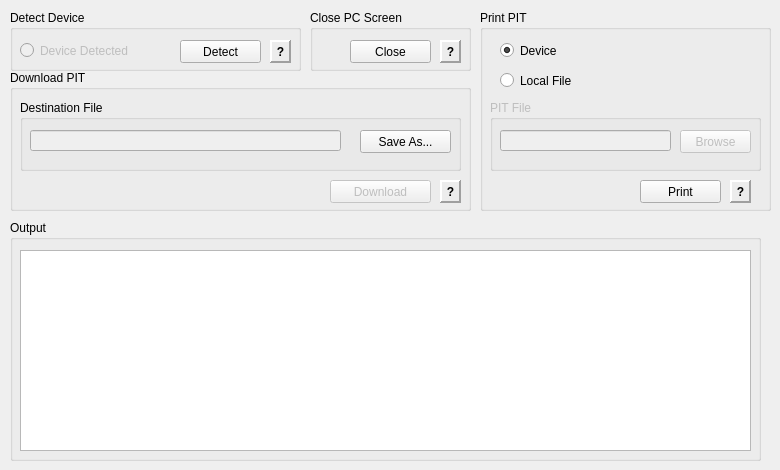
    <widget class="QWidget" name="tab">
     <attribute name="title">
      <string>Utilities</string>
     </attribute>
     <widget class="QGroupBox" name="downloadPitGroup">
      <property name="geometry">
       <rect>
        <x>10</x>
        <y>70</y>
        <width>461</width>
        <height>141</height>
       </rect>
      </property>
      <property name="title">
       <string>Download PIT</string>
      </property>
      <widget class="QGroupBox" name="pitDestinationGroup">
       <property name="geometry">
        <rect>
         <x>10</x>
         <y>30</y>
         <width>441</width>
         <height>71</height>
        </rect>
       </property>
       <property name="title">
        <string>Destination File</string>
       </property>
       <widget class="QLineEdit" name="pitDestinationLineEdit">
        <property name="enabled">
         <bool>false</bool>
        </property>
        <property name="geometry">
         <rect>
          <x>10</x>
          <y>30</y>
          <width>311</width>
          <height>21</height>
         </rect>
        </property>
        <property name="readOnly">
         <bool>true</bool>
        </property>
       </widget>
       <widget class="QPushButton" name="pitSaveAsButton">
        <property name="enabled">
         <bool>true</bool>
        </property>
        <property name="geometry">
         <rect>
          <x>340</x>
          <y>30</y>
          <width>91</width>
          <height>23</height>
         </rect>
        </property>
        <property name="focusPolicy">
         <enum>Qt::FocusPolicy::NoFocus</enum>
        </property>
        <property name="text">
         <string>Save As...</string>
        </property>
       </widget>
      </widget>
      <widget class="QPushButton" name="downloadPitButton">
       <property name="enabled">
        <bool>false</bool>
       </property>
       <property name="geometry">
        <rect>
         <x>320</x>
         <y>110</y>
         <width>101</width>
         <height>23</height>
        </rect>
       </property>
       <property name="focusPolicy">
        <enum>Qt::FocusPolicy::NoFocus</enum>
       </property>
       <property name="text">
        <string>Download</string>
       </property>
      </widget>
      <widget class="QLabel" name="downloadPitTipLabel">
       <property name="geometry">
        <rect>
         <x>430</x>
         <y>110</y>
         <width>21</width>
         <height>23</height>
        </rect>
       </property>
       <property name="font">
        <font>
         <bold>true</bold>
        </font>
       </property>
       <property name="toolTip">
        <string notr="true">Download and save a device's PIT file.</string>
       </property>
       <property name="frameShape">
        <enum>QFrame::Shape::Panel</enum>
       </property>
       <property name="frameShadow">
        <enum>QFrame::Shadow::Raised</enum>
       </property>
       <property name="lineWidth">
        <number>2</number>
       </property>
       <property name="midLineWidth">
        <number>0</number>
       </property>
       <property name="text">
        <string>?</string>
       </property>
       <property name="alignment">
        <set>Qt::AlignmentFlag::AlignCenter</set>
       </property>
      </widget>
     </widget>
     <widget class="QGroupBox" name="outputGroup">
      <property name="geometry">
       <rect>
        <x>10</x>
        <y>220</y>
        <width>751</width>
        <height>241</height>
       </rect>
      </property>
      <property name="title">
       <string>Output</string>
      </property>
      <widget class="QPlainTextEdit" name="utilityOutputPlainTextEdit">
       <property name="enabled">
        <bool>true</bool>
       </property>
       <property name="geometry">
        <rect>
         <x>10</x>
         <y>30</y>
         <width>731</width>
         <height>201</height>
        </rect>
       </property>
       <property name="undoRedoEnabled">
        <bool>false</bool>
       </property>
       <property name="readOnly">
        <bool>true</bool>
       </property>
       <property name="plainText">
        <string notr="true"/>
       </property>
      </widget>
     </widget>
     <widget class="QGroupBox" name="detectDeviceGroup">
      <property name="geometry">
       <rect>
        <x>10</x>
        <y>10</y>
        <width>291</width>
        <height>61</height>
       </rect>
      </property>
      <property name="title">
       <string>Detect Device</string>
      </property>
      <widget class="QPushButton" name="detectDeviceButton">
       <property name="geometry">
        <rect>
         <x>170</x>
         <y>30</y>
         <width>81</width>
         <height>23</height>
        </rect>
       </property>
       <property name="focusPolicy">
        <enum>Qt::FocusPolicy::NoFocus</enum>
       </property>
       <property name="toolTip">
        <string/>
       </property>
       <property name="text">
        <string>Detect</string>
       </property>
      </widget>
      <widget class="QRadioButton" name="deviceDetectedRadioButton">
       <property name="enabled">
        <bool>false</bool>
       </property>
       <property name="geometry">
        <rect>
         <x>10</x>
         <y>30</y>
         <width>151</width>
         <height>21</height>
        </rect>
       </property>
       <property name="text">
        <string>Device Detected</string>
       </property>
       <property name="checkable">
        <bool>true</bool>
       </property>
      </widget>
      <widget class="QLabel" name="detectDeviceTipLabel">
       <property name="enabled">
        <bool>true</bool>
       </property>
       <property name="geometry">
        <rect>
         <x>260</x>
         <y>30</y>
         <width>21</width>
         <height>23</height>
        </rect>
       </property>
       <property name="font">
        <font>
         <bold>true</bold>
        </font>
       </property>
       <property name="toolTip">
        <string notr="true">Detect whether or not a device is connected in download mode.</string>
       </property>
       <property name="statusTip">
        <string notr="true"/>
       </property>
       <property name="whatsThis">
        <string notr="true"/>
       </property>
       <property name="frameShape">
        <enum>QFrame::Shape::Panel</enum>
       </property>
       <property name="frameShadow">
        <enum>QFrame::Shadow::Raised</enum>
       </property>
       <property name="lineWidth">
        <number>2</number>
       </property>
       <property name="midLineWidth">
        <number>0</number>
       </property>
       <property name="text">
        <string>?</string>
       </property>
       <property name="alignment">
        <set>Qt::AlignmentFlag::AlignCenter</set>
       </property>
      </widget>
     </widget>
     <widget class="QGroupBox" name="printPitGroup">
      <property name="geometry">
       <rect>
        <x>480</x>
        <y>10</y>
        <width>291</width>
        <height>201</height>
       </rect>
      </property>
      <property name="title">
       <string>Print PIT</string>
      </property>
      <widget class="QPushButton" name="printPitButton">
       <property name="geometry">
        <rect>
         <x>160</x>
         <y>170</y>
         <width>81</width>
         <height>23</height>
        </rect>
       </property>
       <property name="focusPolicy">
        <enum>Qt::FocusPolicy::NoFocus</enum>
       </property>
       <property name="text">
        <string>Print</string>
       </property>
      </widget>
      <widget class="QLabel" name="printPitTipLabel">
       <property name="geometry">
        <rect>
         <x>250</x>
         <y>170</y>
         <width>21</width>
         <height>23</height>
        </rect>
       </property>
       <property name="font">
        <font>
         <bold>true</bold>
        </font>
       </property>
       <property name="toolTip">
        <string notr="true">Print the contents of a PIT file in a human readable fashion.</string>
       </property>
       <property name="frameShape">
        <enum>QFrame::Shape::Panel</enum>
       </property>
       <property name="frameShadow">
        <enum>QFrame::Shadow::Raised</enum>
       </property>
       <property name="lineWidth">
        <number>2</number>
       </property>
       <property name="midLineWidth">
        <number>0</number>
       </property>
       <property name="text">
        <string>?</string>
       </property>
       <property name="alignment">
        <set>Qt::AlignmentFlag::AlignCenter</set>
       </property>
      </widget>
      <widget class="QRadioButton" name="printPitDeviceRadioBox">
       <property name="enabled">
        <bool>true</bool>
       </property>
       <property name="geometry">
        <rect>
         <x>20</x>
         <y>30</y>
         <width>261</width>
         <height>21</height>
        </rect>
       </property>
       <property name="text">
        <string>Device</string>
       </property>
       <property name="checkable">
        <bool>true</bool>
       </property>
       <property name="checked">
        <bool>true</bool>
       </property>
      </widget>
      <widget class="QRadioButton" name="printPitLocalFileRadioBox">
       <property name="enabled">
        <bool>true</bool>
       </property>
       <property name="geometry">
        <rect>
         <x>20</x>
         <y>60</y>
         <width>261</width>
         <height>21</height>
        </rect>
       </property>
       <property name="text">
        <string>Local File</string>
       </property>
       <property name="checkable">
        <bool>true</bool>
       </property>
      </widget>
      <widget class="QGroupBox" name="printLocalPitGroup">
       <property name="enabled">
        <bool>false</bool>
       </property>
       <property name="geometry">
        <rect>
         <x>10</x>
         <y>90</y>
         <width>271</width>
         <height>71</height>
        </rect>
       </property>
       <property name="title">
        <string>PIT File</string>
       </property>
       <widget class="QLineEdit" name="printLocalPitLineEdit">
        <property name="enabled">
         <bool>false</bool>
        </property>
        <property name="geometry">
         <rect>
          <x>10</x>
          <y>30</y>
          <width>171</width>
          <height>21</height>
         </rect>
        </property>
        <property name="readOnly">
         <bool>true</bool>
        </property>
       </widget>
       <widget class="QPushButton" name="printLocalPitBrowseButton">
        <property name="enabled">
         <bool>false</bool>
        </property>
        <property name="geometry">
         <rect>
          <x>190</x>
          <y>30</y>
          <width>71</width>
          <height>23</height>
         </rect>
        </property>
        <property name="focusPolicy">
         <enum>Qt::FocusPolicy::NoFocus</enum>
        </property>
        <property name="text">
         <string>Browse</string>
        </property>
       </widget>
      </widget>
     </widget>
     <widget class="QGroupBox" name="closePcScreenGroup">
      <property name="geometry">
       <rect>
        <x>310</x>
        <y>10</y>
        <width>161</width>
        <height>61</height>
       </rect>
      </property>
      <property name="title">
       <string>Close PC Screen</string>
      </property>
      <widget class="QPushButton" name="closePcScreenButton">
       <property name="geometry">
        <rect>
         <x>40</x>
         <y>30</y>
         <width>81</width>
         <height>23</height>
        </rect>
       </property>
       <property name="focusPolicy">
        <enum>Qt::FocusPolicy::NoFocus</enum>
       </property>
       <property name="text">
        <string>Close</string>
       </property>
      </widget>
      <widget class="QLabel" name="closePcScreenTipLabel">
       <property name="geometry">
        <rect>
         <x>130</x>
         <y>30</y>
         <width>21</width>
         <height>23</height>
        </rect>
       </property>
       <property name="font">
        <font>
         <bold>true</bold>
        </font>
       </property>
       <property name="toolTip">
        <string notr="true">Close the &quot;device &lt;--&gt; PC&quot; screen displayed on a device.</string>
       </property>
       <property name="frameShape">
        <enum>QFrame::Shape::Panel</enum>
       </property>
       <property name="frameShadow">
        <enum>QFrame::Shadow::Raised</enum>
       </property>
       <property name="lineWidth">
        <number>2</number>
       </property>
       <property name="midLineWidth">
        <number>0</number>
       </property>
       <property name="text">
        <string>?</string>
       </property>
       <property name="alignment">
        <set>Qt::AlignmentFlag::AlignCenter</set>
       </property>
      </widget>
     </widget>
    </widget>
